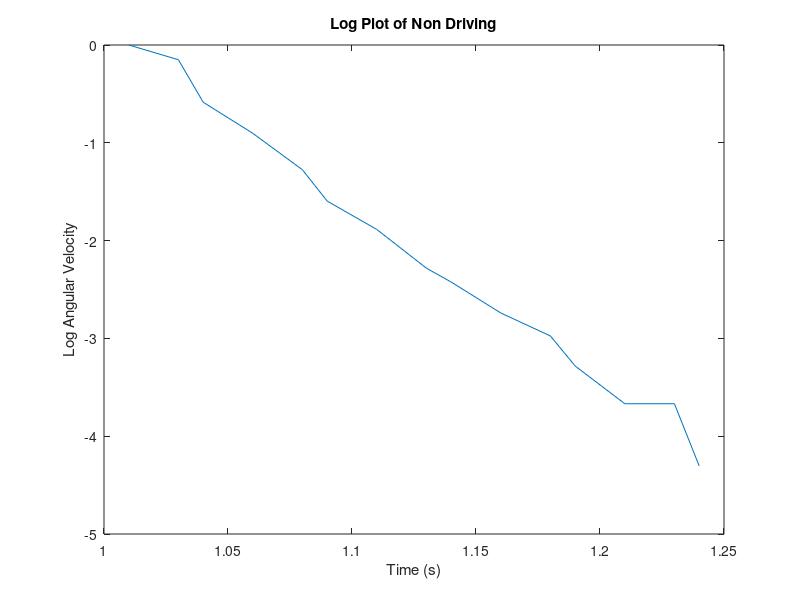
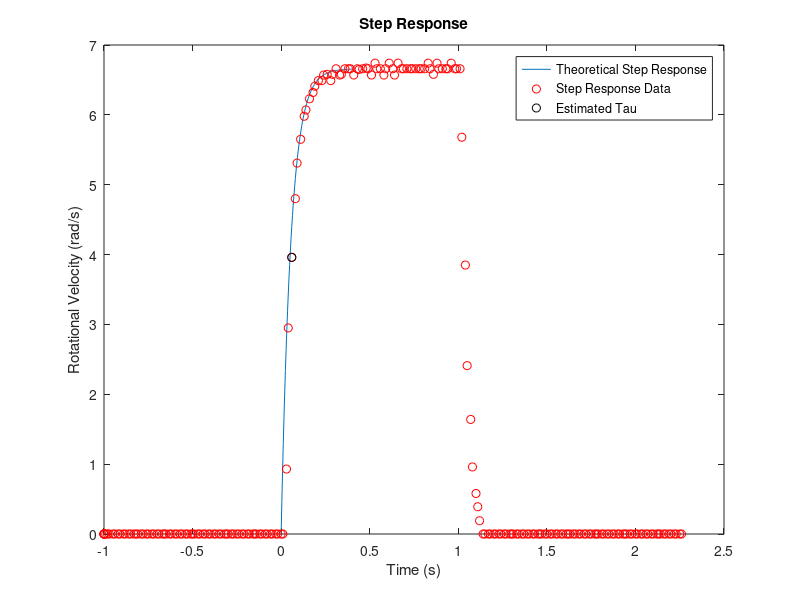
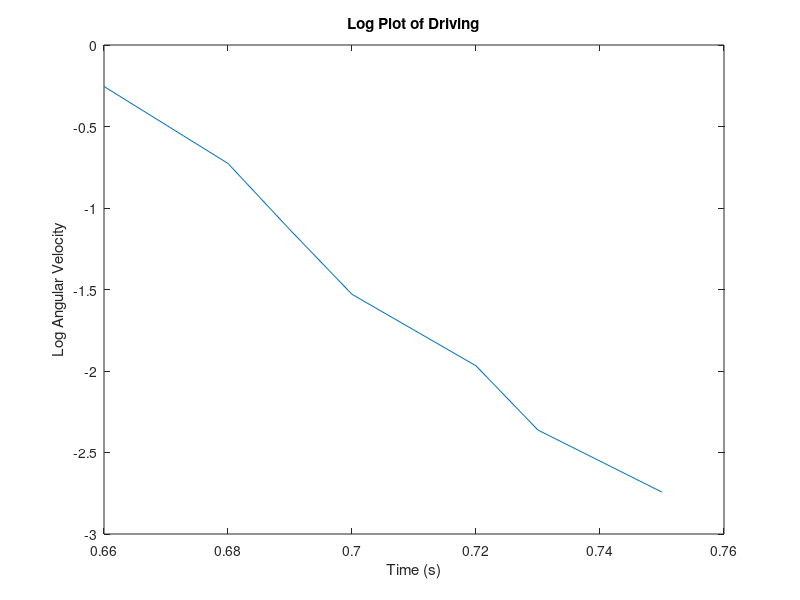
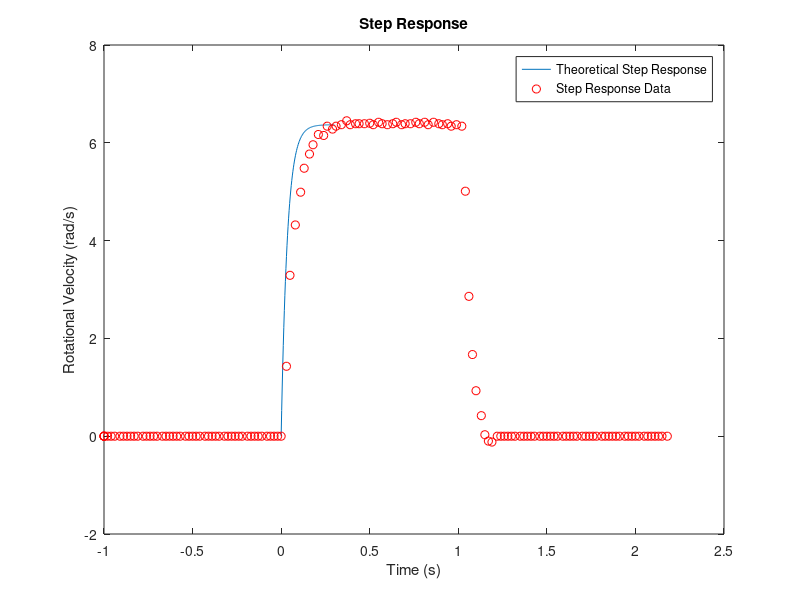

MATLAB code for these plots, in order:
clear; clc; close all;

stepData = load("StepInputData.mat");
stepData = stepData.data;
d = 5;

stepTime = stepData(:, 1);
stepRad = stepData(:, 2);
stepCommand = stepData(:, 3);

steadyStateStep = 6.66 / d;

tauIndex = 78;
tau = stepTime(tauIndex);


logTerm = log(1 - stepRad/(steadyStateStep*d));
tauTime = find(stepTime < 1.25 & stepTime > 1);

figure();
plot(stepTime(tauTime), logTerm(tauTime));
xlabel('Time (s)'); % Label the x-axis
ylabel('Log Angular Velocity'); % Label the y-axis
title('Log Plot of Non Driving'); % Title the plot


slope = -18.04;
tau_from_sope = - 1 / slope;

G = tf([steadyStateStep], [tau_from_sope, 1]);
[y, t] = step(G * d);
figure();
plot(t, y, 'DisplayName', 'Theoretical Step Response');
hold on;
plot(stepTime - 1, stepRad, 'ro', 'DisplayName', 'Step Response Data');
plot(stepTime(tauIndex) - 1, stepRad(tauIndex), 'ko', 'DisplayName', 'Estimated Tau');
hold off;
xlabel('Time (s)'); % Label the x-axis
ylabel('Rotational Velocity (rad/s)'); % Label the y-axis
title('Step Response'); % Title the plot
legend(); % Add a legend



%%

drivingStepData = load("DrivingStepInputData.mat");
drivingStepData = drivingStepData.data;

driveTime = drivingStepData(:, 1);
driveRad = drivingStepData(:, 2);
driveCommand = drivingStepData(:, 3);

steady_state = 6.37 / d;


logTerm = log(1 - driveRad/(steady_state*d));
tauTime = find(driveTime < 1.2 & driveTime > 1);

figure();
plot(stepTime(tauTime), logTerm(tauTime));
xlabel('Time (s)'); % Label the x-axis
ylabel('Log Angular Velocity'); % Label the y-axis
title('Log Plot of Driving'); % Title the plot

slope = -28.66;
tau = - 1 / slope;

G = tf(steady_state, [tau, 1]);

[y, t] = step(G * d);
figure();
plot(t, y, 'DisplayName', 'Theoretical Step Response');
hold on;
plot(driveTime - 1, driveRad, 'ro', 'DisplayName', 'Step Response Data');
hold off;
xlabel('Time (s)'); % Label the x-axis
ylabel('Rotational Velocity (rad/s)'); % Label the y-axis
title('Step Response'); % Title the plot
legend(); % Add a legend



